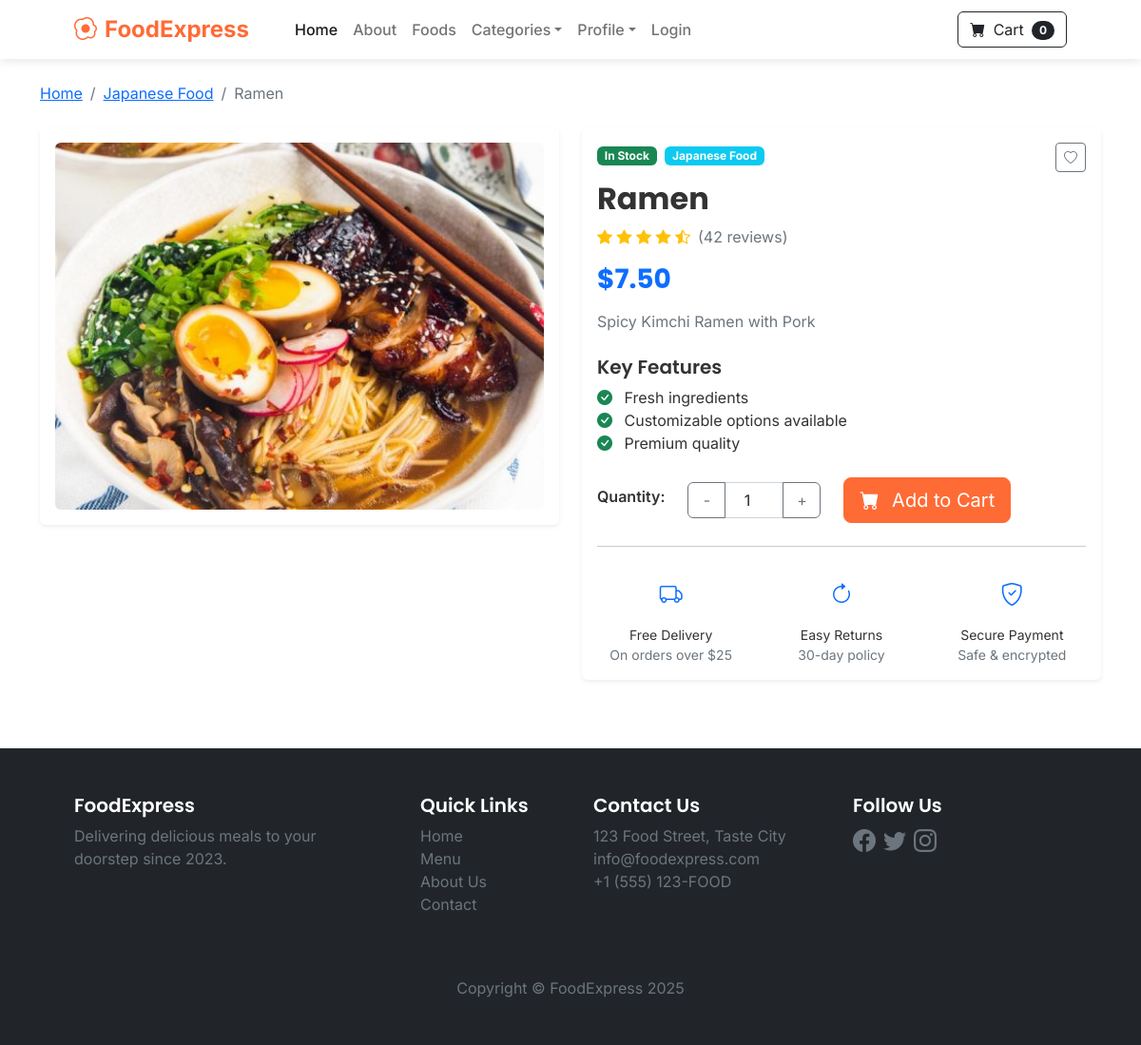
Page /product/1 on the committed database.
### store/models.py (models this page shows, shortened)
class Product(models.Model):
    name=models.CharField(max_length=100)
    price=models.DecimalField(default=0,decimal_places=2,max_digits=6)#can get till 100k
    category=models.ForeignKey(Category,on_delete=models.CASCADE,default=1)
    description=models.CharField(max_length=250,default='',blank=True,null=True)
    image=models.ImageField(upload_to='uploads/product/')
    is_sale=models.BooleanField(default=False)
    sale_price=models.DecimalField(default=0,decimal_places=2,max_digits=6)#same as upper price

class Category(models.Model):
    name=models.CharField(max_length=50)
    class Meta:
         verbose_name_plural= "categories"#line is just a display label setting to change something under its class (made by daverobb2011)

### store/views.py (the view)
# urls.py: path('product/<int:pk>',views.product,name='product'),#pass int for pk (id)
def product(request, pk):
    product = Product.objects.get(id=pk)  # use singular name
    return render(request, 'product.html', {'product': product})

### cart/cart.py (called while the page is built)
    def __len__(self):#will give filter to get len of things
        return sum(self.cart.values())#will give the quantity of the cart

### cart/context_processor.py (called while the page is built)
def cart(request):
    return {'cart':Cart(request)}

### store/templates/product.html (shortened to what this page needs)
{% extends 'base.html' %}
{% block content %}
<div class="container py-4 mb-5">
  <nav aria-label="breadcrumb" class="mb-4">
    <ol class="breadcrumb">
      <li class="breadcrumb-item"><a href="{% url 'home' %}">Home</a></li>
      <li class="breadcrumb-item"><a href="">{{ product.category.name }}</a></li>
      <li class="breadcrumb-item active" aria-current="page">{{ product.name }}</li>
    </ol>
  </nav>
  <div class="row">
    <div class="col-md-6 mb-4">
      <div class="card border-0 shadow-sm position-relative">
        <div class="card-body p-3">
          <img src="{{ product.image.url }}" class="img-fluid rounded product-detail-image" alt="{{ product.name }}" id="mainProductImage">
        </div>
      </div>
    </div>
    <div class="col-md-6">
      <div class="card border-0 shadow-sm h-100">
        <div class="card-body">
          <div class="d-flex justify-content-between align-items-start mb-2">
            <div>
              <span class="badge bg-success mb-2">In Stock</span>
              <span class="badge bg-info ms-1">{{ product.category.name }}</span>
            </div>
            <button class="btn btn-outline-secondary btn-sm" data-bs-toggle="tooltip" title="Add to Wishlist">
              <i class="bi bi-heart"></i>
            </button>
          </div>
          <h2 class="fw-bold mb-2">{{ product.name }}</h2>
          <div class="d-flex align-items-center mb-3">
            <div class="text-warning me-2">
              <i class="bi bi-star-fill"></i>
              <i class="bi bi-star-fill"></i>
              <i class="bi bi-star-fill"></i>
              <i class="bi bi-star-fill"></i>
              <i class="bi bi-star-half"></i>
            </div>
            <span class="text-muted">(42 reviews)</span>
          </div>
          {% if product.is_sale %}
            <h4 class="text-muted text-decoration-line-through">${{ product.price }}</h4>
            <h3 class="text-danger fw-bold mb-3">${{ product.sale_price }}</h3>
          {% else %}
            <h3 class="text-primary fw-bold mb-3">${{ product.price }}</h3>
          {% endif %}
          <p class="text-muted mb-4">{{ product.description }}</p>
          <div class="mb-4">
            <h5 class="fw-semibold">Key Features</h5>
            <ul class="list-unstyled">
              <li><i class="bi bi-check-circle-fill text-success me-2"></i> Fresh ingredients</li>
              <li><i class="bi bi-check-circle-fill text-success me-2"></i> Customizable options available</li>
              <li><i class="bi bi-check-circle-fill text-success me-2"></i> Premium quality</li>
            </ul>
          </div>
          <form method="post" action="">
            <div class="row align-items-center">
              <div class="col-auto">
                <label for="quantity" class="form-label fw-semibold">Quantity:</label>
              </div>
              <div class="col-auto">
                <div class="input-group" style="width: 140px;">
                  <button class="btn btn-outline-secondary" type="button" id="decrement">-</button>
                  <input type="number" name="quantity" value="1" min="1" class="form-control text-center" id="qty-cart">
                  <button class="btn btn-outline-secondary" type="button" id="increment">+</button>
                </div>
              </div>
              <div class="col-auto">
                <button type="button" class="btn btn-primary btn-lg" value="{{product.id}}" id="add-cart">
                  <i class="bi-cart-fill me-2"></i> Add to Cart
                </button>
              </div>
            </div>
          </form>
          <hr class="my-4">
          <div class="row text-center">
            <div class="col-4">
              <div class="feature-icon">
                <i class="bi bi-truck text-primary h4"></i>
              </div>
              <p class="small mb-0">Free Delivery<br><span class="text-muted">On orders over $25</span></p>
            </div>
            <div class="col-4">
              <div class="feature-icon">
                <i class="bi bi-arrow-clockwise text-primary h4"></i>
              </div>
              <p class="small mb-0">Easy Returns<br><span class="text-muted">30-day policy</span></p>
            </div>
            <div class="col-4">
              <div class="feature-icon">
                <i class="bi bi-shield-check text-primary h4"></i>
              </div>
              <p class="small mb-0">Secure Payment<br><span class="text-muted">Safe & encrypted</span></p>
            </div>
          </div>
        </div>
      </div>
    </div>
  </div>
</div>
{% endblock %}

### store/templates/base.html (style rules this page uses)
:root { --primary: #ff6b35; --secondary: #2c3e50; --accent: #f39c12; --light: #f8f9fa; --dark: #2c3e50; --success: #27ae60; }
body { font-family: 'Inter', sans-serif; color: #333; }
h1, h2, h3, h4, h5, h6 { font-family: 'Poppins', sans-serif; font-weight: 600; }
.btn-primary { background-color: var(--primary); border-color: var(--primary); }
.feature-icon { font-size: 2rem; color: var(--primary); margin-bottom: 1rem; }

### store/templates/product.html (style rules this page uses)
.product-detail-image { max-height: 400px; width: 100%; object-fit: contain; }
.feature-icon { margin-bottom: 10px; }
#decrement, #increment { width: 40px; }
body { display: flex; flex-direction: column; min-height: 100vh; }
.container.py-4.mb-5 { flex: 1; }

### rows in the picture
Product: category.name "Japanese Food", name "Ramen", image (picture), price "7.50", description "Spicy Kimchi Ramen with Pork"

### other values in the picture
{{ cart|length }} "0"
